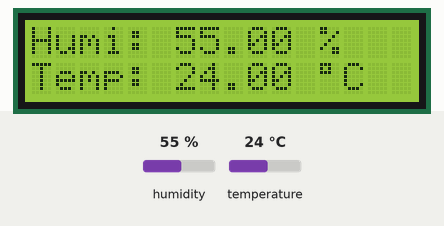
This sketch was run on a simulated ESP8266 (NodeMCU). Parts: 16×2 character LCD. The test bench sets the inputs (shaded band); at power-on: humidity 55 %, temperature 24 °C. WiFi joins after 1.5 s; servers stay silent unless stated; no MQTT or app messages arrive unless stated; what the sketch prints to the serial monitor is not drawn.

Above: at 5.3 s.
5.4 s: humidity set to 22 %
At 7.7 s:
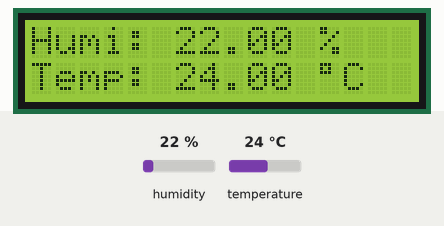
8.7 s: temperature set to 12 °C
At 11.2 s:
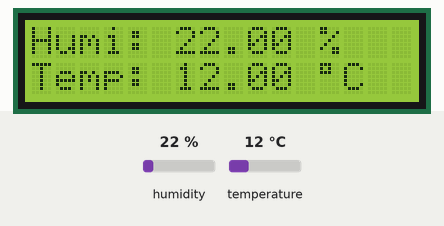
13.2 s: humidity set to 40 %
At 17.1 s:
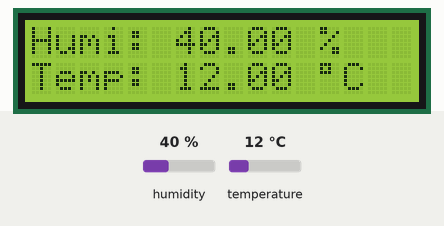
17.7 s: temperature set to 19 °C
At 20.6 s:
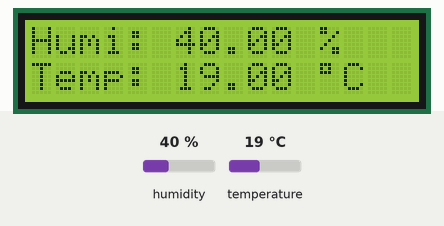
Timing chart, 0 to 22.1 s (numbered marks = the images above; inputs shaded):
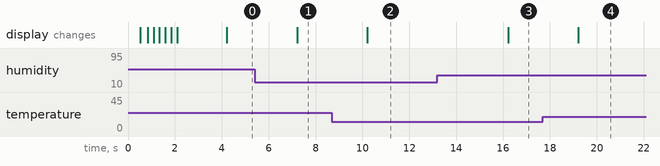

The sketch:

ESP8266_DHT-CloudMQTT-WinFiManager.ino
```cpp
#include <Wire.h>
#include <LiquidCrystal_I2C.h>
#include <DHT.h>
#include <ESP8266WiFi.h>
#include <PubSubClient.h>;

/*
 * NodeMCU          DHT           LCD 1602
 * -------------------------------------------
 * 3.3V             VCC
 * GND              GND
 * D0 (GPIO16)      Data Pin
 * D1 (GPIO5/SCL)                 SCL
 * D2 (GPIO4/SDA)                 SDA
 * Vin                            VCC
 * GND                            GND
 */

// DHT Setup
#define DHTPIN  0
#define DHTTYPE DHT11
DHT dht(DHTPIN, DHTTYPE);

boolean DHT2LCD = true;
boolean DHT2COM = false;
unsigned long DHT_Interval = 1000;  // ms

// LCD Setup
LiquidCrystal_I2C LCD1602(0x27, 16, 2);

// WiFi connection
const char* WiFi_SSID = "xxxxxxxx";
const char* WiFi_PSWD = "xxxxxxxx";

// MQTT
const char* mqttServer = "m16.cloudmqtt.com";
const int   mqttPort = 10794;
const char* mqttUser = "rfoqpzyb";
const char* mqttPswd = "--WhMKC1iLLD";
unsigned long MQTT_Interval = 10000; // ms

WiFiClient espClient;
PubSubClient client(espClient);

// Function declare
void dht_Setting();
void lcd_Setting();
void readTempHumid();
void connectWiFi();
void connectMQTT();
void callback(char* topic, byte* payload, unsigned int length);
void sendTempHuid();

unsigned long SendDhtTime = millis(); // ms
unsigned long SendMqttTime = SendDhtTime - MQTT_Interval; // ms


// ----------------------------------------------------------------------------

void setup()
{
  delay(500);

  // Setup console
  Serial.begin(115200);
  Serial.println("Serial...OK!");

  dht_Setting();  // Setup DHT
  lcd_Setting();  // Setup LCD
  Serial.println();

  connectWiFi();

  client.setServer(mqttServer, mqttPort);
  client.setCallback(callback);
  connectMQTT();

}

// ----------------------------------------------------------------------------

void loop()
{
  client.loop();

  // Show DHT information on LCD
  unsigned long currMillis = millis();

  if (currMillis - SendDhtTime >= DHT_Interval) {
    SendDhtTime = currMillis;
    readTempHumid();
  }

  if (currMillis - SendMqttTime >= MQTT_Interval) {
    SendMqttTime = currMillis;
    sendTempHumid();
  }
}

// ----------------------------------------------------------------------------

void dht_Setting()
{
  dht.begin();

  float h = dht.readHumidity();
  float t = dht.readTemperature();
  float f = dht.readTemperature(true);

  // Check if any reads failed and exit early (to try again).
  if (isnan(h) || isnan(t) || isnan(f)) {
    Serial.println(F("Failed to read from DHT sensor!"));
    return;
  }

  Serial.println(F("DHT... OK!"));
}

// ----------------------------------------------------------------------------

void lcd_Setting()
{
  // Initializing LCD...
  LCD1602.begin();

  // Flash 3 times
  for(int i = 0; i < 3; i++) {
    LCD1602.backlight();   // Open backlight
    delay(250);
    LCD1602.noBacklight(); // close backlight
    delay(250);
  }
  LCD1602.backlight();

  // 輸出初始化文字
  LCD1602.setCursor(0, 0);
  LCD1602.print("LCD...OK!");
  delay(500);

  Serial.println(F("LCD...OK!"));
}

// ----------------------------------------------------------------------------

void readTempHumid()
{
  float h = dht.readHumidity();
  float t = dht.readTemperature();

  if (isnan(h) || isnan(t)) {
    Serial.println("Failed to read from DHT sensor!");
    return;
  }

  if (DHT2COM) {
    String outstr = "Humidity: " + String(h) + " %,\t";
    outstr += "Temperature: " + String(t) + " °C";
    Serial.println(outstr);
  }

  if (DHT2LCD) {
    String row1 = "Humi: " + String(h) + " %";

    // '°' = (char)223
    String degC = String((char)223) + "C";
    String row2 = "Temp: " + String(t) + " " + degC;

    LCD1602.clear();
    LCD1602.setCursor(0, 0); LCD1602.print(row1);
    LCD1602.setCursor(0, 1); LCD1602.print(row2);
  }
}

// ----------------------------------------------------------------------------

void connectWiFi()
{
  Serial.println("\r\nWiFi connecting ...");

  unsigned long wait_ms = 500;

  do  {
    WiFi.begin(WiFi_SSID, WiFi_PSWD);
    delay(500);

    wait_ms *= 2;
    Serial.print(wait_ms/1000); Serial.print(" ");
    delay(wait_ms);

  } while (WiFi.status() != WL_CONNECTED);
  Serial.println();

  if (WiFi.status() != WL_CONNECTED)
  {
    Serial.print("\r\nConnecting to MQTT Broker ...");
    Serial.printf(" failed with rc = %d\r\n", WiFi.status());
    Serial.println("\r\nWiFi Diag: ");
    WiFi.printDiag(Serial);
    return;
  }

  // Get dynamic IP Address
  Serial.println("WiFi has connected!");

  Serial.print("\r\nESP8266 local IP: ");
  Serial.println(WiFi.localIP());

  String macStr = WiFi.macAddress();
  Serial.print("MAC Address: "); Serial.println(macStr);
}

// ----------------------------------------------------------------------------

void callback(char* topic, byte* payload, unsigned int length)
{
  Serial.print("Message arrived in topic: ");
  Serial.println(topic);

  Serial.print("Message: ");
  for (int i = 0; i < length; i++) {
    Serial.print((char)payload[i]);
  }

  Serial.println();
  Serial.println("-----------------------");
}

// ----------------------------------------------------------------------------

void connectMQTT()
{
  if (WiFi.status() != WL_CONNECTED) {
    Serial.println("\r\nWiFi connection was not established!");
    return;
  }

  int i = 10;  // Maximum reconnect times
  while (!client.connected() && (--i) >= 0)
  {
    Serial.print("Connecting to MQTT ...");

    if (client.connect("ESP8266Client", mqttUser, mqttPswd)) {
      Serial.println(" connected.");
    } else {
      Serial.printf(" failed with state %d, %d\r\n", client.state(), i);
      delay(2000);
    }
  }

  if (!client.connected()) {
    Serial.println("MQTT connet failed!");
    return;
  }
}

// ----------------------------------------------------------------------------

void sendTempHumid()
{
  if (!client.connected()) {
    Serial.println("\r\nMQTT connection was not established!");
    return;
  }

  float h = dht.readHumidity();
  float t = dht.readTemperature();

  String json = "{ \"Humi\": \"" + String(h) + " %\""
              + ", \"Temp\": \"" + String(t) + " °C\" }";
  Serial.println(json);

  client.publish("esp/test", (char*)json.c_str());
  client.subscribe("esp/test");
}
```

Measured:
- after the input at 5.4 s, the display: changes after 1.8 s (image 1)
- after the input at 8.7 s, the display: changes after 1.5 s (image 2)
- after the input at 13.2 s, the display: changes after 3.0 s (image 3)
- after the input at 17.7 s, the display: changes after 1.5 s (image 4)
